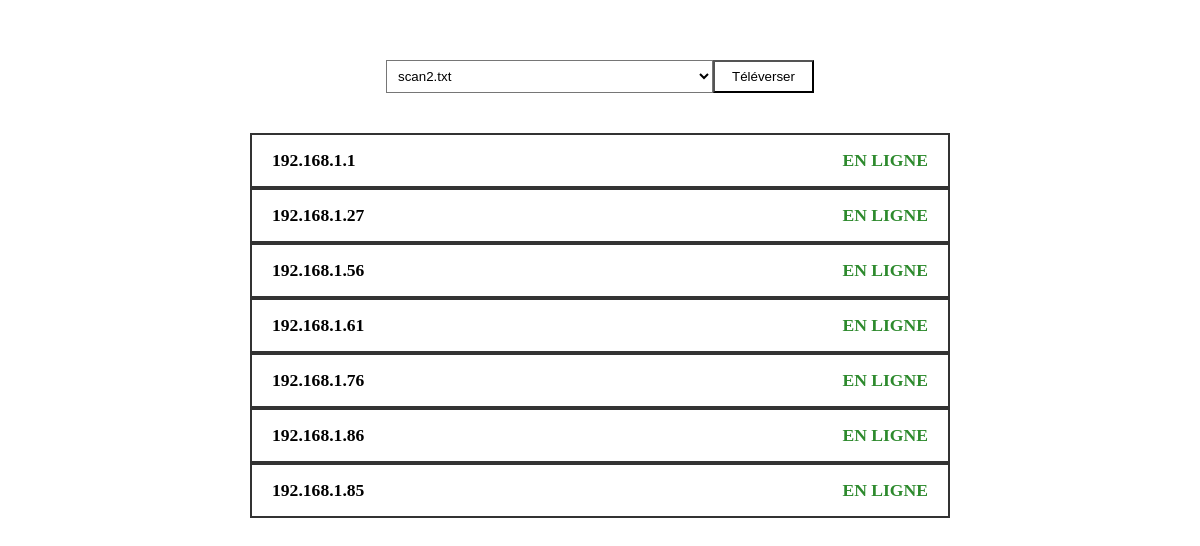
Screenshot of /?scanId=2 with the database file from the repository.
### models.py (models this page shows)
class Ip(db.Model):
    id = db.Column(db.Integer, primary_key=True)
    ip = db.Column(db.String(15), nullable=False)
    ip_status = db.Column(db.String(20), nullable=False)
    scan_id = db.Column(db.Integer, db.ForeignKey('scan.id'), nullable=False)

### app.py (the view)
@app.route("/")
def home():
    scanId = request.args.get("scanId", type = int)
    ipId = request.args.get("ipId", type = int)
    scans = Scan.query.order_by(Scan.id.desc()).all()
    ips = []
    if scanId:
        ips = scan.getIps(scanId)
    resultats = []
    if scanId and ipId:
        resultats = scan.getIpAndResults(scanId, ipId)
    return render_template("index.html",
                           scans = scans,
                           ips = ips,
                           resultats = resultats,
                           selectedScanId = scanId,
                           selectedIpId = ipId)

### services/scan.py (called while the page is built)
def getIps(scanId):
    ips = Ip.query.filter_by(scan_id=scanId).all()
    ip_results = []
    for ip in ips:
        ip_results.append(ip)
        print(ip.ip, ip.ip_status)
    return ip_results

### templates/index.html (shortened to what this page needs)
<!DOCTYPE html>
<html lang="fr">
<head>
    <link rel="stylesheet" href="{{ url_for('static', filename='index.css') }}">
    <link rel="stylesheet" href="{{ url_for('static', filename='resultat.css') }}">
</head>
<body>
    <div class="container-televerser">
        <select id="fichier-select">
            {% for scan in scans %}
            <option value="{{ scan.id }}" {% if selectedScanId==scan.id %} selected {% endif %}>
                {{ scan.filename }}
            </option>
            {% endfor %}
        </select>
        <form id="upload-form" action="/upload" method="post" enctype="multipart/form-data">
            <button type="submit" id="televerser-btn">Téléverser</button>
        </form>
    </div>
    <div class="container-result">
        <table id="result-table">
            <tbody>
                {% for ip in ips %}
                <tr class="result-ip-header {% if selectedIpId == ip.id %} active {% endif %}" data-ip-id="{{ ip.id }}">
                    <td>{{ ip.ip }}</td>
                    <td>{{ ip.ip_status }}</td>
                </tr>
                {% endfor %}
            </tbody>
        </table>
    </div>
</body>
</html>

### static/index.css (style rules this page uses)
.container-televerser { align-items: center; display: flex; gap: 0; justify-content: center; margin-top: 60px; }
#fichier-select { margin-right: 0px; padding: 7px; padding-right: 220px; border-radius: 0; background-color: white; }
#upload-form { align-items: center; }
#televerser-btn { margin: 0; padding: 7px; padding-left: 17px; padding-right: 17px; border-radius: 0; background-color: white; cursor: pointer; }

### static/resultat.css (style rules this page uses)
:root { --color-border: #333; --color-blue-border: #4a90e2; --color-green-text: #2d8a2d; --color-yellow-text: #b58900; --color-red-text: #c0392b; --color-blue-bg: #e6f2ff; --color-green-bg: #e8f5e9; --color-yellow-bg: #fff9c4; --color-red-bg: #fc9494aa; }
.container-result { max-width: 700px; margin: auto; margin-top: 40px; }
#result-table { width: 100%; border-spacing: 0; }
.result-ip-header td { border-top: 2px solid var(--color-border); border-bottom: 2px solid var(--color-border); padding: 15px 20px; background-color: #fff; font-weight: bold; font-size: 1.1rem; cursor: pointer; }
.result-ip-header td:first-child { border-left: 2px solid var(--color-border); }
.result-ip-header td:last-child { border-right: 2px solid var(--color-border); text-align: right; color: var(--color-green-text); }

### rows the page displays
Ip: ip "192.168.1.1", ip_status "EN LIGNE"
Ip: ip "192.168.1.27", ip_status "EN LIGNE"
Ip: ip "192.168.1.56", ip_status "EN LIGNE"
Ip: ip "192.168.1.61", ip_status "EN LIGNE"
Ip: ip "192.168.1.76", ip_status "EN LIGNE"
Ip: ip "192.168.1.86", ip_status "EN LIGNE"
Ip: ip "192.168.1.85", ip_status "EN LIGNE"

### other values shown
form field value "scan2.txt"
